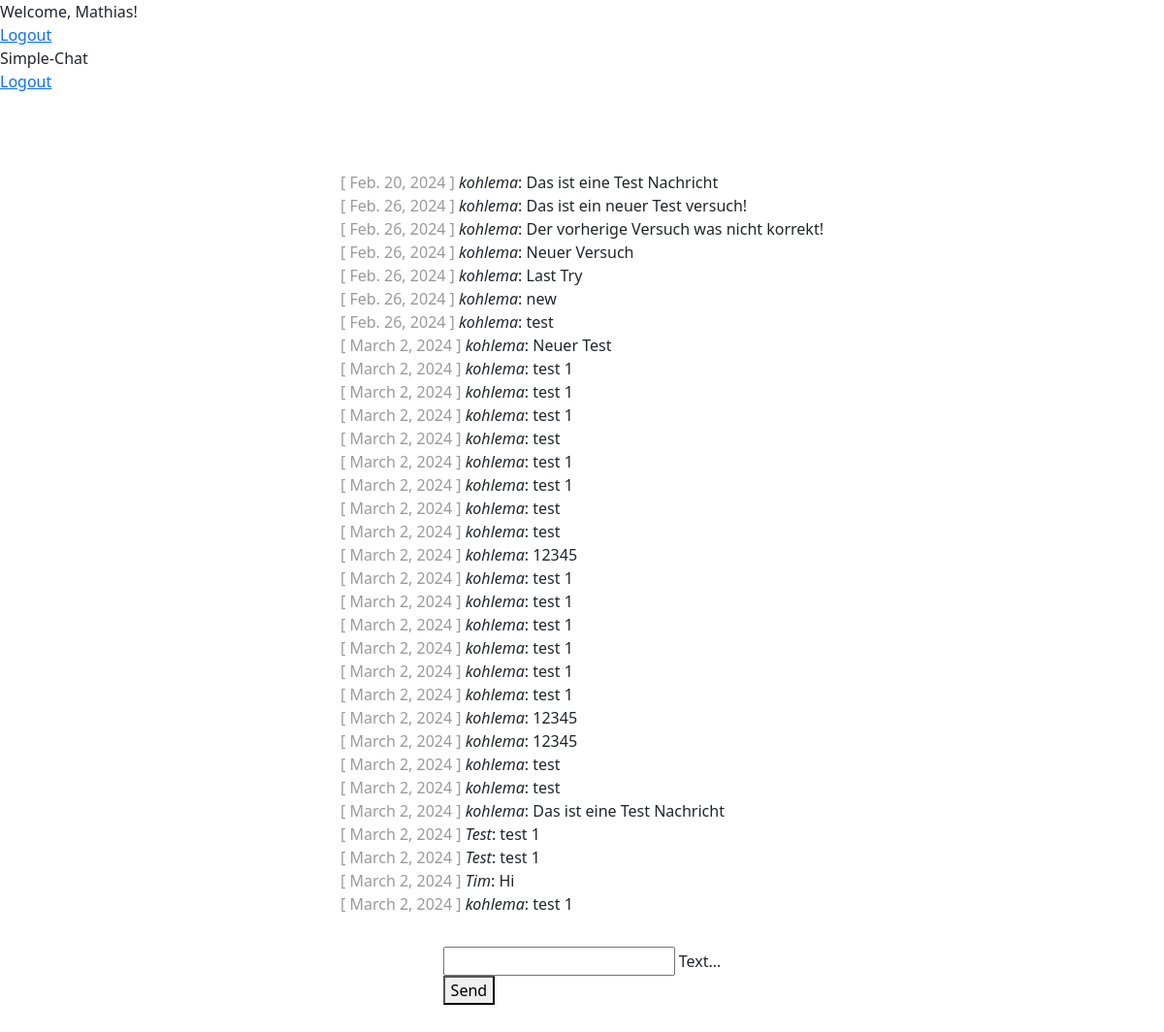
Page /chat/ (signed in) on the earlier database version.
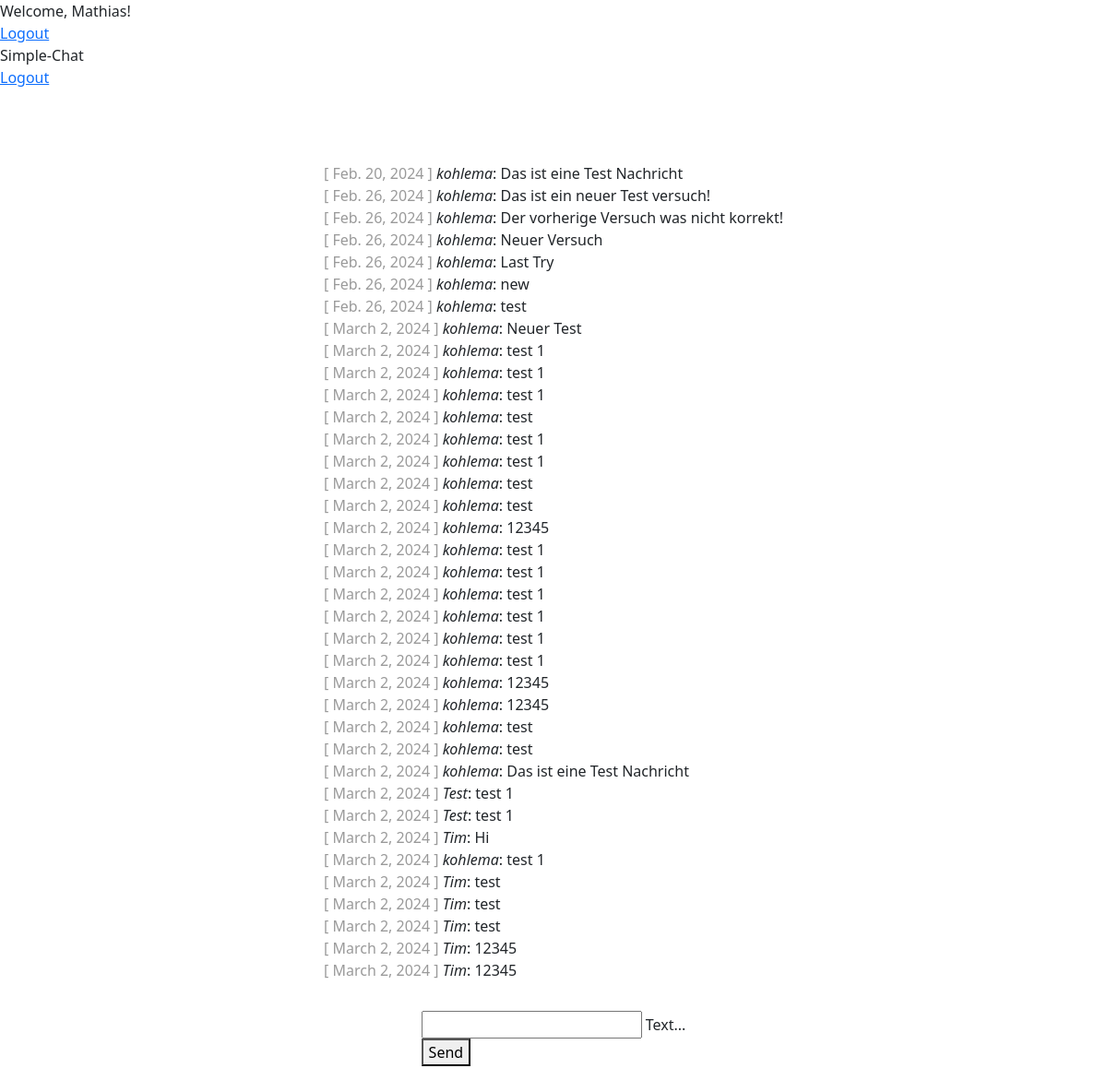
Same page on the later database version.
### chat/models.py (models this page shows)
class Message(models.Model):
    text = models.CharField(max_length=500)
    created_at = models.DateField(default=date.today)
    chat = models.ForeignKey(Chat, on_delete=models.CASCADE, related_name='chat_message_set', default=None, blank=True, null=True)
    author = models.ForeignKey(settings.AUTH_USER_MODEL, on_delete=models.CASCADE, related_name='author_message_set')
    receiver = models.ForeignKey(settings.AUTH_USER_MODEL, on_delete=models.CASCADE, related_name='receiver_message_set')

### chat/views.py (the view, shortened to what this page needs)
# urls.py: path('chat/', index, name="chat"),
@login_required(login_url='/login_user/')                                #Verweist auf die Login Seite
def index(request):
    chat_messages = Message.objects.filter(chat__id=1)              #chat__id=1 = object__mit der id 1 => gibt ein Array zurück
    return render(
        request,
        'chat/index.html',
        {'chat_messages': chat_messages}
    )

### chat/templates/chat/index.html (shortened to what this page needs)
{% extends "base.html" %}
{% block content %} {% if request.user.is_authenticated %}
<div id="messageContainer">
	{% for message in chat_messages %}
	<div>
		<span class="color-gray">[ {{ message.created_at }} ]</span>
		<i>{{ message.author }}</i>: {{ message.text }}
	</div>
	{% endfor %}
</div>
<form
	class="form-style"
	onsubmit="sendMessage(request.user.first_name); return false;"
	method="POST"
>
	<div class="mdl-textfield mdl-js-textfield mdl-textfield--floating-label">
		<input
			name="messagefield"
			class="mdl-textfield__input"
			type="text"
			id="messagefield"
		/>
		<label class="mdl-textfield__label" for="messagefield">Text...</label>
	</div>
	<button
		class="mdl-button mdl-js-button mdl-button--raised mdl-js-ripple-effect mdl-button--accent"
		type="submit"
	>
		Send
	</button>
</form>
{% else %}
<h1>Not logged in!</h1>
<p>
	You are not logged in. Please log in.<br />
	Please follow the Link for <a href="{% url 'login_user' %}">Login</a>.
</p>
{% endif %} {% endblock %}

### templates/base.html (shortened to what this page needs)
<!DOCTYPE html>
<html lang="en">
	<head>
		{% load static %}
		<link
			rel="stylesheet"
			href="https://code.getmdl.io/1.3.0/material.indigo-pink.min.css"
		/>
		<link
			rel="stylesheet"
			href="https://cdn.jsdelivr.net/npm/bootstrap@5.3.3/dist/css/bootstrap.min.css"
		/>
		<link rel="stylesheet" href="{% static 'css/style.css' %}" />
	</head>
	<body>
		<div class="mdl-layout mdl-js-layout mdl-layout--fixed-header">
			<header class="mdl-layout__header">
				<div class="mdl-layout__header-row">
					{% if request.user.is_authenticated %}
					<span class="mdl-layout-title">
						{% if request.user.first_name %}
						Welcome, {{ request.user.first_name }}!
						{% else %}
						Welcome, {{ request.user }}!
						{% endif %}
					</span>
					{% else %}
					<span class="mdl-layout-title">
						Welcome by Simple-Chat
					</span>
					{% endif %}
					<nav class="mdl-navigation mdl-layout--large-screen-only">
						{% if request.user.is_authenticated %}
						<a
							class="mdl-navigation__link"
							href="{% url 'logout_user' %}"
							>Logout</a
						>
						{% endif %}
					</nav>
				</div>
			</header>
			<div class="mdl-layout__drawer mdl-layout--small-screen-only">
				<span class="mdl-layout-title">Simple-Chat</span>
				<nav class="mdl-navigation">
					{% if request.user.is_authenticated %}
					<a
						class="mdl-navigation__link"
						href="{% url 'logout_user' %}"
						>Logout</a
					>
					{% endif %}
				</nav>
			</div>
			<main class="mdl-layout__content">
				<div class="page-content">
					{% block content %}{% endblock %}
				</div>
			</main>
		</div>
	</body>
</html>

### static/css/style.css (style rules this page uses)
.color-gray { color: rgba(0, 0, 0, 0.4); }
.form-style { margin-top: 2rem !important; }
.page-content { padding: 5rem 2rem; display: flex; flex-direction: column; justify-content: center; align-items: center; }

Differences in the rows shown:
added Message: created_at "March 2, 2024", author "Tim", text "test"
added Message: created_at "March 2, 2024", author "Tim", text "test"
added Message: created_at "March 2, 2024", author "Tim", text "test"
added Message: created_at "March 2, 2024", author "Tim", text "12345"
added Message: created_at "March 2, 2024", author "Tim", text "12345"
